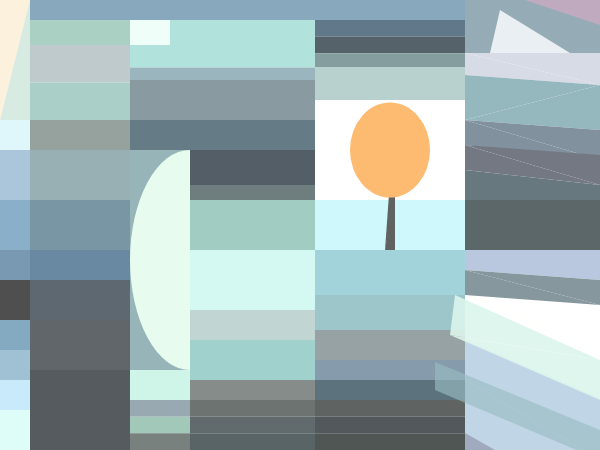
Frame 1 (no input)
Frame 60 (no input): identical to frame 1, image omitted
Frame 120 (the mouse pressed at the canvas centre since frame 60): identical to frame 1, image omitted

The p5.js sketch that drew this single still picture (run headless with seeded random() and noise() and a simulated clock; from frame 60 on, the mouse is pressed at the canvas centre):

// p5.js sketch
// ── sketch.js
function setup() {
  createCanvas(600, 450);
}

function draw() {
  // Paul Klee - The Messenger of Autumn
  background("white");
  noStroke();

  // top bar
  fill(136, 168, 189);
  rect(30, 0, 435, 20);

  // the left-most column, going from top to bottom
  fill(252, 241, 221);
  triangle(0, 0, 30, 0, 0, 120);
  fill(215, 235, 226);
  triangle(0, 120, 30, 120, 30, 0);
  fill(223, 247, 251);
  rect(0, 120, 30, 30);
  fill(171, 198, 219);
  rect(0, 150, 30, 50);
  fill(138, 175, 201);
  rect(0, 200, 30, 50);
  fill(121, 153, 178);
  rect(0, 250, 30, 30);
  fill(79, 79, 79);
  rect(0, 280, 30, 40);
  fill(132, 170, 193);
  rect(0, 320, 30, 30);
  fill(160, 193, 212);
  rect(0, 350, 30, 30);
  fill(201, 234, 251);
  rect(0, 380, 30, 30);
  fill(222, 253, 248);
  rect(0, 410, 30, 40);

  // second left-most column
  fill(170, 208, 195);
  rect(30, 20, 100, 25);
  fill(191, 202, 204);
  rect(30, 45, 100, 37.5);
  fill(170, 207, 200);
  rect(30, 82.5, 100, 37.5);
  fill(150, 162, 158);
  rect(30, 120, 100, 30);
  fill(152, 176, 180);
  rect(30, 150, 100, 50);
  fill(121, 150, 164);
  rect(30, 200, 100, 50);
  fill(105, 137, 162);
  rect(30, 250, 100, 30);
  fill(94, 104, 113);
  rect(30, 280, 100, 40);
  fill(97, 102, 106);
  rect(30, 320, 100, 50);
  fill(86, 91, 95);
  rect(30, 370, 100, 100);

  // middle column
  fill(239, 254, 249);
  rect(130, 20, 40, 25);
  fill(177, 226, 220);
  rect(170, 20, 145, 25);
  rect(130, 45, 185, 22.5);
  fill(154, 181, 190);
  rect(130, 67.5, 185, 15);
  fill(137, 154, 161);
  rect(130, 80, 185, 40);
  fill(101, 124, 134);
  rect(130, 120, 185, 30);
  // arc shape
  fill(151, 180, 184);
  rect(130, 150, 60, 220);
  fill(231, 251, 239);
  arc(190, 260, 120, 220, Math.PI / 2, (Math.PI * 3) / 2);

  // under arc on left
  fill(207, 245, 232);
  rect(130, 370, 60, 30);
  fill(152, 169, 177);
  rect(130, 400, 60, 16.67);
  fill(162, 200, 185);
  rect(130, 416.67, 60, 16.67);
  fill(120, 129, 126);
  rect(130, 433.34, 60, 16.67);

  // to right of arc
  fill(84, 94, 103);
  rect(190, 150, 125, 35);
  fill(110, 126, 126);
  rect(190, 185, 125, 15);
  fill(161, 204, 194);
  rect(190, 200, 125, 50);
  fill(212, 249, 242);
  rect(190, 250, 125, 60);
  fill(193, 213, 211);
  rect(190, 310, 125, 30);
  fill(160, 209, 205);
  rect(190, 340, 125, 40);
  fill(134, 140, 138);
  rect(190, 380, 125, 20);
  fill(109, 115, 113);
  rect(190, 400, 125, 16.67);
  fill(97, 107, 109);
  rect(190, 416.67, 125, 16.67);
  fill(89, 100, 102);
  rect(190, 433.34, 125, 16.67);

  // second right-most column
  fill(97, 120, 138);
  rect(315, 20, 150, 16.67);
  fill(85, 98, 106);
  rect(315, 36.67, 150, 16.67);
  fill(133, 157, 159);
  rect(315, 53.34, 150, 15);
  fill(184, 209, 206);
  rect(315, 67, 150, 33);
  fill(207, 248, 252);
  rect(315, 200, 150, 50);

  // tree
  fill(96, 98, 97);
  triangle(385, 250, 395, 190, 395, 250);
  triangle(385, 250, 390, 180, 395, 200);
  fill(253, 187, 113);
  ellipse(390, 150, 80, 95);

  // below tree
  fill(162, 211, 218);
  rect(315, 250, 150, 45);
  fill(157, 198, 202);
  rect(315, 295, 150, 35);
  fill(151, 162, 164);
  rect(315, 330, 150, 30);
  fill(134, 155, 172);
  rect(315, 360, 150, 20);
  fill(92, 115, 125);
  rect(315, 380, 150, 20);
  fill(95, 99, 98);
  rect(315, 400, 150, 16.67);
  fill(83, 88, 92);
  rect(315, 416.67, 150, 16.67);
  fill(80, 86, 84);
  rect(315, 433.34, 150, 16.67);

  // right-most column
  fill(149, 172, 182);
  rect(465, 0, 135, 53);
  fill(192, 170, 191);
  triangle(525, 0, 600, 0, 600, 25);
  fill(234, 239, 243);
  triangle(490, 53, 500, 10, 570, 53);
  fill(215, 219, 230);
  triangle(465, 53, 600, 53, 600, 85);
  triangle(465, 53, 465, 75, 600, 85);
  fill(149, 184, 190);
  triangle(465, 75, 600, 85, 465, 120);
  triangle(600, 85, 465, 120, 600, 130);
  fill(129, 145, 158);
  triangle(465, 120, 600, 130, 600, 160);
  triangle(465, 120, 465, 145, 600, 160);
  fill(116, 120, 131);
  triangle(465, 145, 600, 155, 600, 185);
  triangle(465, 145, 465, 170, 600, 185);
  fill(103, 120, 127);
  triangle(465, 170, 600, 185, 465, 185);
  rect(465, 185, 135, 15);
  fill(92, 103, 105);
  rect(465, 200, 135, 50);
  fill(185, 200, 223);
  rect(465, 250, 135, 20);
  triangle(465, 270, 600, 270, 600, 280);
  fill(134, 151, 158);
  triangle(465, 270, 600, 305, 465, 295);
  triangle(465, 270, 600, 280, 600, 305);
  fill(255, 255, 253);
  triangle(465, 295, 500, 305, 600, 360);
  fill(192, 213, 230);
  triangle(465, 340, 720, 450, 465, 450);
  fill(220, 246, 237, 230);
  triangle(455, 295, 450, 335, 600, 360);
  triangle(450, 335, 600, 360, 600, 400);
  fill(154, 189, 195, 160);
  triangle(435, 362, 600, 430, 600, 460);
  triangle(435, 362, 435, 390, 600, 460);
  fill(161, 169, 190);
  triangle(465, 433, 495, 450, 465, 450);
}
